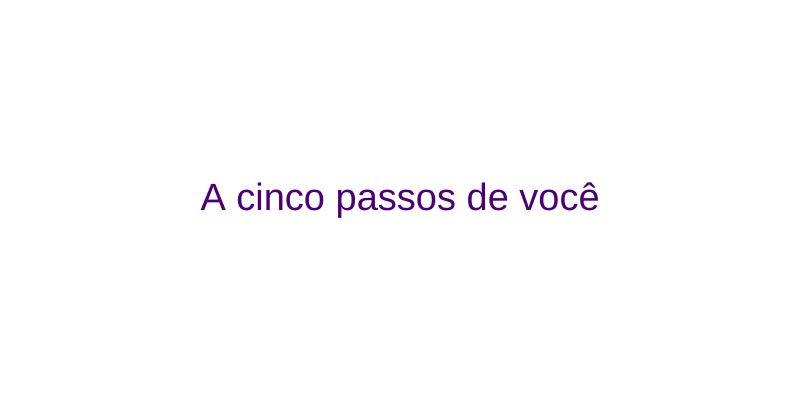
Frame 1 (no input)
Frame 60 (no input): identical to frame 1, image omitted
Frame 120 (the mouse pressed at the canvas centre since frame 60): identical to frame 1, image omitted

The p5.js sketch that drew this single still picture (run headless with seeded random() and noise() and a simulated clock; from frame 60 on, the mouse is pressed at the canvas centre):

// p5.js sketch
// ── sketch.js
// A barraca do beijo, 12, comédia/romance,
// Pânico 5, 16, terror/ mistério 
// Através da minha janela, 16, romance/ comédia,
// Continência ao amor, 14, romance/musical,
// Fuja, 16, terror,
// Para todos os garotos que já amei, 12, comédia/ romance,
// A fuga das galinhas, LIVRE, infantil/ comédia,
// Depois do universo, 16, romance/ comédia,
// A cinco passos de você, 12, romance/ drama,
// Cinquenta tons de cinza, 16, erótica/ romance,



let campoIdade
let campoRomance
let campoTerror;
function setup() {
  createCanvas(800, 400);
  createElement("h2", "Recomendador de filmes");
  createSpan("Sua idade:");
  campoIdade = createInput ("15");
  campoRomance = createCheckbox("gostaDeRomance ?");
  campoterror = createCheckbox("gostaDeTerror ?");
}

function draw() {
  background("white");
  let idade = campoIdade.value();
  let gostaDeRomance = campoRomance. checked();
  let gostaDeTerror = campoterror. checked();
  let recomendacao = geraRecomendacao (idade, gostaDeRomance, gostaDeTerror);
  fill(color(76, 0, 115));
  textAlign(CENTER, CENTER);
  textSize(38);
  text (recomendacao, width/2, height/2);

}

function geraRecomendacao(idade, gostaDeRomance, gostaDeTerror) {
  if (idade >=10) {;
    if (idade >= 16){
   return "A fuga das galinhas" ; 
   } else { 
     if (idade >= 12);
  if(gostaDeRomance || gostaDeTerror) {
    return "Para todos os garotos que já amei";
  } else {
    return "A cinco passos de você"
  }
}
  } else {
    if (gostaDeRomance) {
    return "Continência ao amor" ; 
    } else {
      return "Depois do universo" ; 
    }
  }
}
